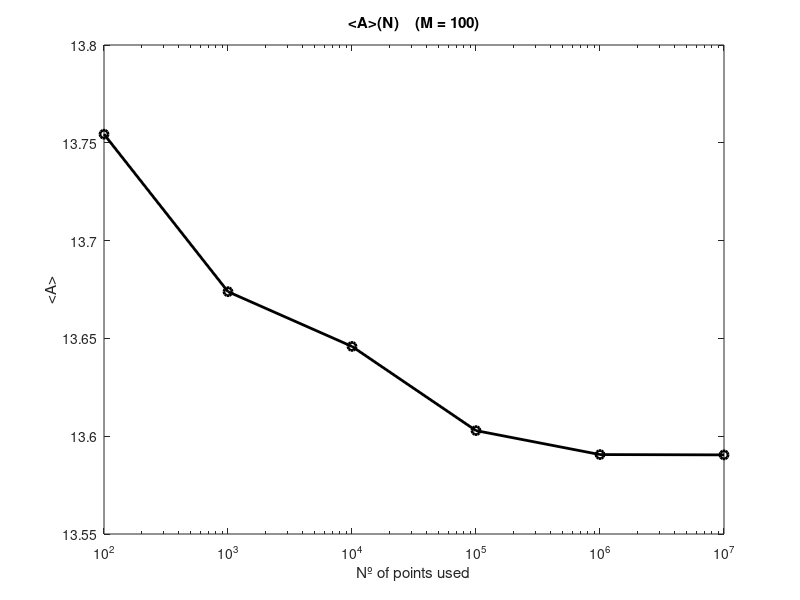
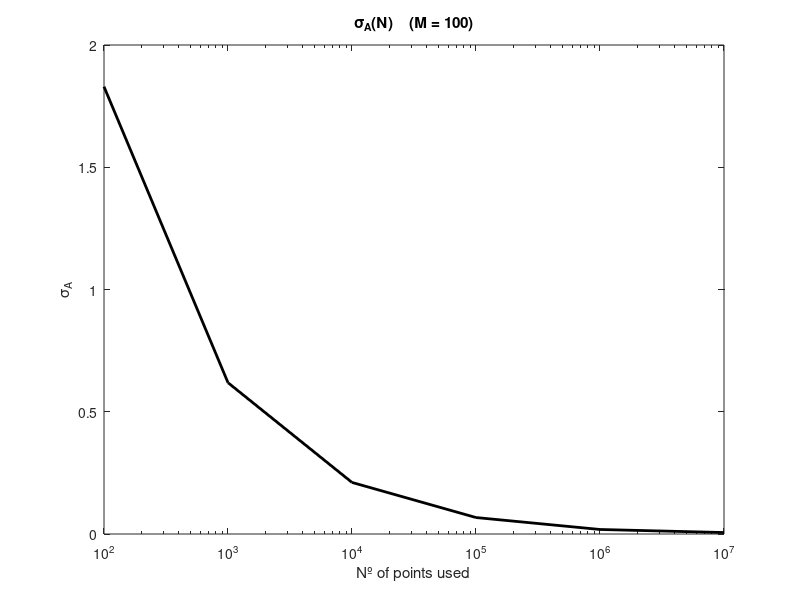

Source code (MATLAB) for these figures, in order:
%% PLOTS DE LA PRACT 1: INTEGRAL A TRAVÉS DE MONTECARLO
clear all; close all; 

fileID = fopen('results_A.dat');
dades = textscan(fileID,'%f%f%f');
vec_N = cell2mat(dades(1)); 
mean_A = cell2mat(dades(2));
std_A = cell2mat(dades(3));

figure(1)
semilogx(vec_N, mean_A, '-ok','LineWidth',2)
title(['<A>(N)  ' '  (M = 100)'])
xlabel('Nº of points used')
ylabel('<A>')

figure(2)
semilogx(vec_N, std_A, '-k','LineWidth',2)
title(['\sigma_{A}(N)  ' '  (M = 100)'])
xlabel('Nº of points used')
ylabel('\sigma_{A}')

